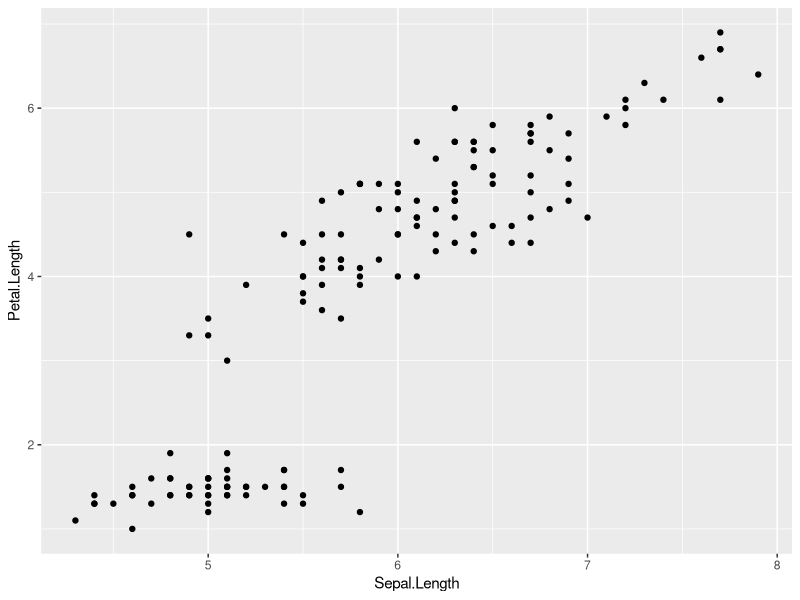
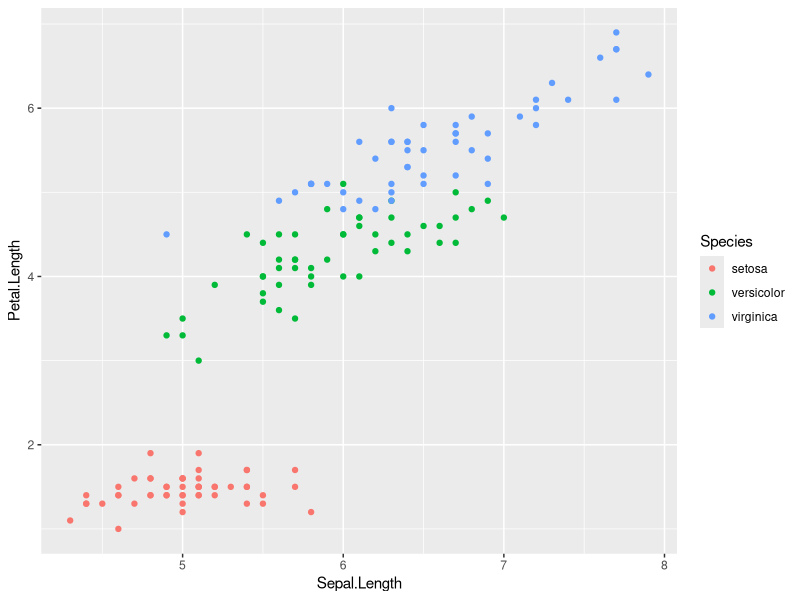
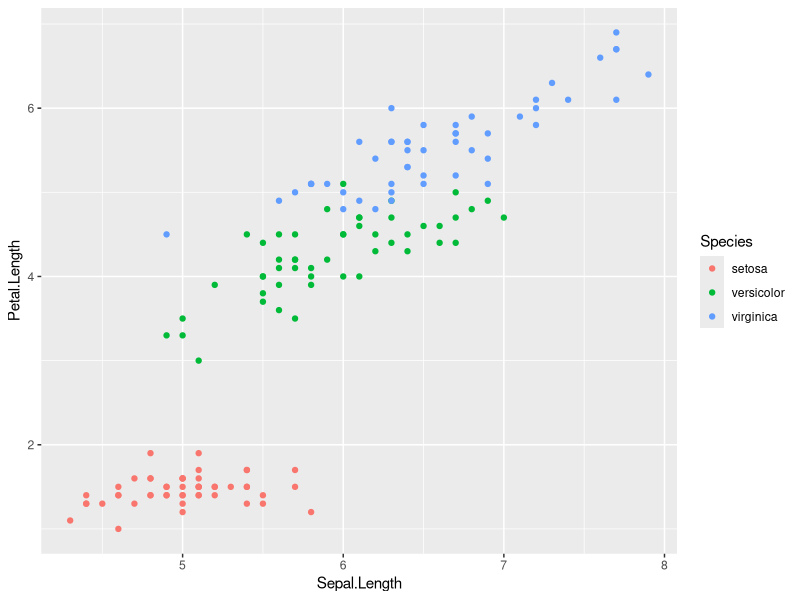
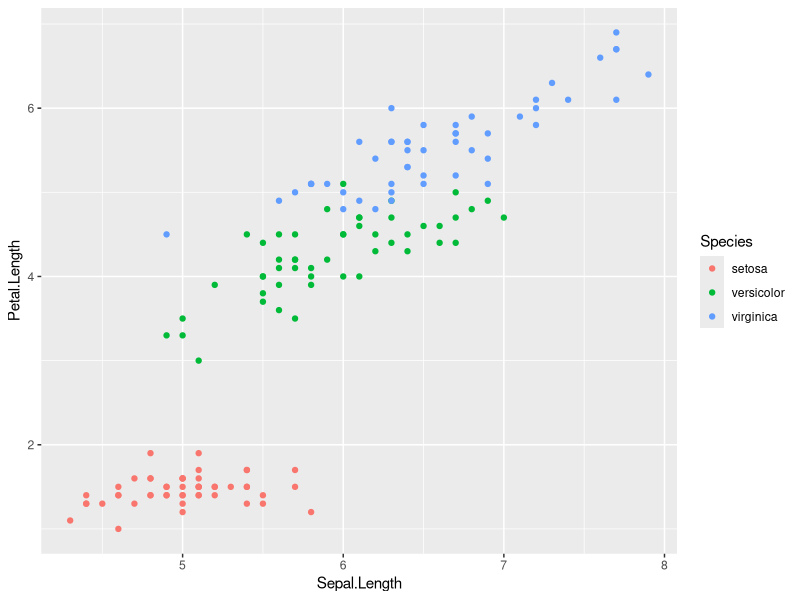
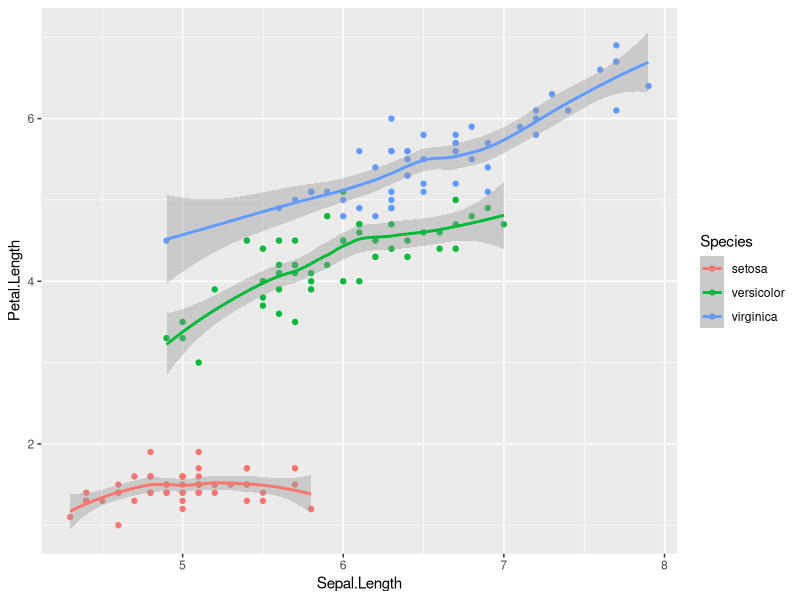
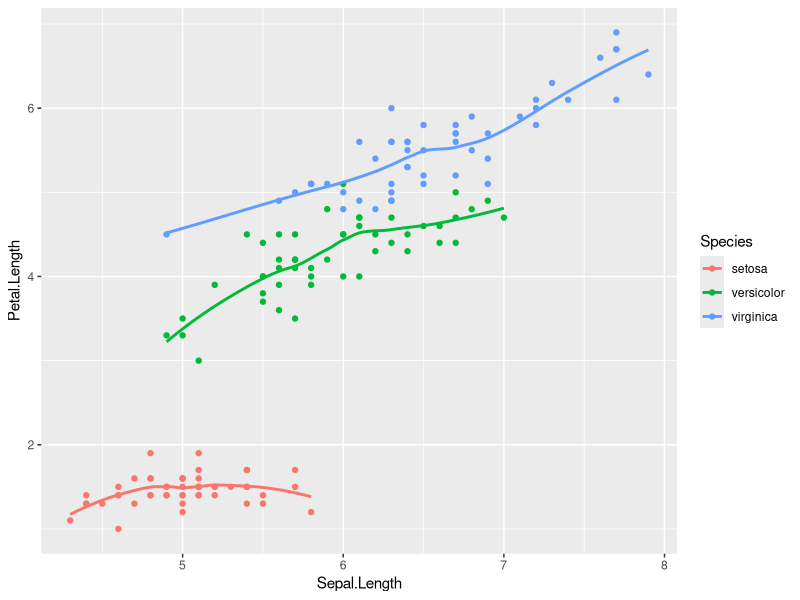
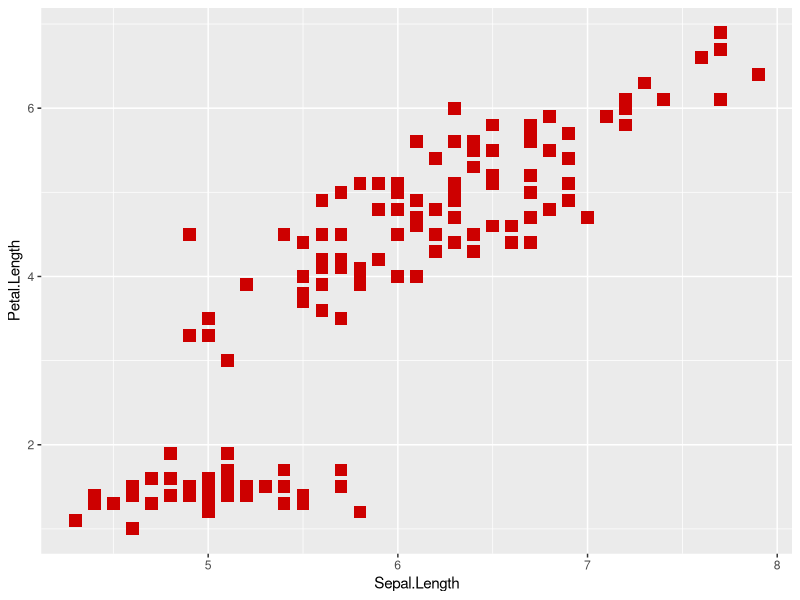
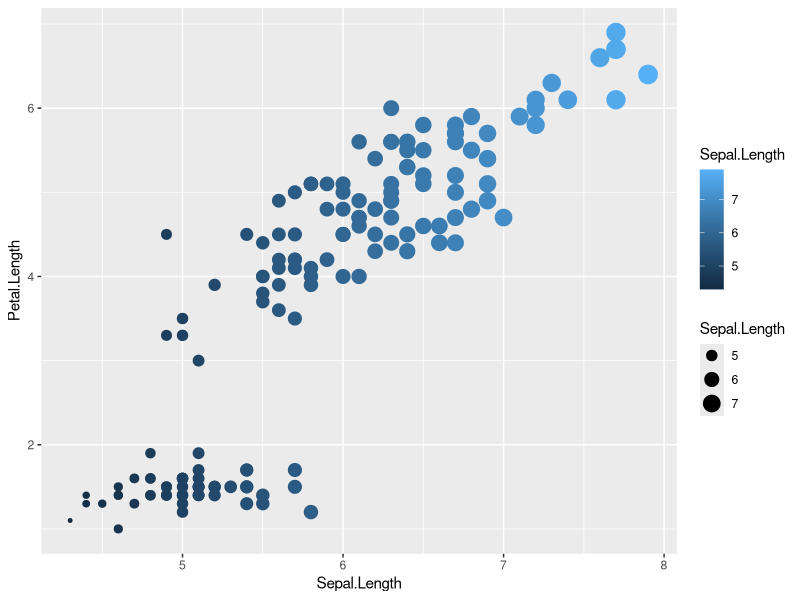

Write R code to recreate these figures, in order.
library(ggplot2)
library(RColorBrewer)
install.packages("viridis")
library(viridis)

getwd()
setwd("C:/Users/ahmed/Desktop/exerciseR")

# Load the dplyr package
library(dplyr)

# Read the iris.txt file (if it's in the current directory)
Iris <- read.table("iris.txt")

# If the file is not in the current directory, provide the correct path

# Select the columns Sepal.Length and Petal.Length
iris_length <- Iris %>% select(Sepal.Length, Petal.Length)

# Show the first rows of iris_length
head(iris_length)


#Let’s use basic layers to plot Petal.Length vs. Sepal.Length. 
#With ggplot2, “aes()” specifies aesthetics for x and y-axis, 
#and “geom_point()” generates a scatterplo
ggplot(data = iris,aes(x = Sepal.Length, y = Petal.Length)) + 
  geom_point()

#Using the same previous plot options, let’s color the points according to the Species
ggplot(data = iris, aes(x = Sepal.Length, y = Petal.Length, color = Species)) + 
  geom_point()

#There are other possible shorter ways for generating this same output
ggplot(iris, aes(Sepal.Length, Petal.Length, color = Species)) + 
  geom_point()

#It is possible to create a variable with your base aesthetics and 
#then simply call it to apply other layers.
#The following will create the same output as the previous graph
key <- ggplot(data = iris, aes(x = Sepal.Length, 
                               y = Petal.Length, , 
                               color = Species))
key + geom_point()

#Different geometries can also be used to complement each other. 
#Here “geom_smooth()” adds a trend line and area to the points
key + geom_point() + geom_smooth()

#You should have noticed how geometries are here added with default options.
#Each has a set of options, such as removing the trend area in the following with se=FALSE
key + geom_point() + geom_smooth(se=FALSE)

#You can easily change the points size, shape and colour from “geom_point()” options,
#but see how it affects the display: if you force one colour, you will not have any more colors by Species,
#even if they are required in the key variable
key + geom_point(size=4, shape=15, color="red3")

#Or the size, shape and color as dependent now on Sepal.Length values from aes
ggplot(data = iris, aes(x = Sepal.Length, y = Petal.Length, 
                        color = Sepal.Length, size = Sepal.Length)) + geom_point()

#Remember that we are only covering here the “ggplot()” usage, but other possibilities
#exist to generate the same output as in Step 6 of this Article, such as “qplot()” 
#which is used to generate quick plots with ggplot2
qplot(Sepal.Length, Petal.Length, data = iris, color = 
        factor(Species)) + 
  geom_point() + 
  geom_smooth(se=FALSE)

#Generating different plots will require different geometries:

#Boxplot with default options
ggplot(data = iris, aes(x = Sepal.Length, y = Petal.Length, 
                        color = Species)) + geom_boxplot()

#Bar plot with default options
ggplot(data=Iris,aes(x=Sepal.Length)) + geom_bar()

#Or more complex ones even with default options such as Density plot
ggplot(data=Iris,aes(x=Sepal.Length, y = Petal.Length)) + 
  geom_density_2d_filled()


#An important thing to remember is that each plotting functions 
#comes with its own set of option, that might not work for other functions.
#Let’s see how to generate and modify histograms

#Default options
ggplot(data=Iris,aes(x=Sepal.Length)) + geom_histogram()

#Filling histogram colurs by Species. 
#Note how calling the colour option is different here
ggplot(data=Iris, aes(x=Sepal.Length,fill=Species)) + 
  geom_histogram()

#Use binwidth option with histograms
ggplot(data=Iris,aes(x=Sepal.Length,fill=Species)) + 
  geom_histogram(binwidth = 0.05)

#Now that we learned how to choose our data, and apply layers of aesthetics
#and geometries, let’s explore other possible layers of information such as facets and scales

#This is a list of convenient packages to use with ggplot2
library(ggplot2)
library(RColorBrewer)
library(viridis)
install.packages("ggsci")
library(ggsci)

#Here is an example of how to facet the output by Species, using “facet_wrap()”, 
#that requires the facets argument to be specified, i.e. here the Specie
key <- ggplot(data = iris,aes( x= Sepal.Length,y = 
                                 Petal.Length, color = Species))
key + geom_point() + geom_smooth(se=FALSE) + 
  facet_wrap(~Species)

#Other arguments with “facet_wrap()” give the possibility of fitting the y-axis scales to
#the values in order to optimize the output
key + geom_point() + geom_smooth(se=FALSE) + 
  facet_wrap(~Species, scale='free_y')

#It is also possible to plot discrete variables using “scale_x_discrete()” or “scale_y_discrete()”

#To set x-axis limits using “scale_x_continuous()” with limits option
key + geom_point() + geom_smooth(se=FALSE) + 
  facet_wrap(~Species, scale='free_y') + 
  scale_x_continuous(limits = c(1, 10))

#To reverse the x-axis using “scale_x_reverse()”
key + geom_point() + geom_smooth(se=FALSE) + 
  facet_wrap(~Species, scale='free_y') + 
  scale_x_reverse()+ 
  scale_x_continuous(limits = c(1, 10))

#Scales for colours, sizes and shapes
#Scales can be manually set by choosing specific colours, sizes and shapes
key + geom_point() + geom_smooth(se=FALSE) + 
  facet_wrap(~Species, scale='free_y') + 
  scale_shape_manual(values=c(3, 16, 17)) +
  scale_size_manual(values=c(2,3,4)) + 
  scale_color_manual(values=c('#669999','#a3c2c2', '#b30059'))

#Scales can be set using existing colour palettes from the RColorBrewer package
key + geom_point() + geom_smooth(se=FALSE) + 
  facet_wrap(~Species, scale='free_y') + 
  scale_color_brewer(palette="RdYlBu")

#RColorBrewer palettes can be consulted with
display.brewer.all()

#Scales can use different options with other color palettes from the viridis package
new_key <- key + geom_point(aes(color = Species)) + 
  geom_smooth(aes(color = Species, fill = Species), method = "lm") + 
  facet_wrap(~Species, scale='free_y')

new_key + scale_shape_manual(values=c(3, 16, 17)) +
  scale_size_manual(values=c(2,3,4)) + 
  scale_color_viridis(discrete = TRUE, option = "D") + 
  scale_fill_viridis(discrete = TRUE)

new_key + scale_color_tron() + scale_fill_tron()

#The particular case of missing values

#Missing values (NA) can exist in any data set, and need to be taken into account when plotting data.
#Let’s use this very simple data frame containing NA values

#Plotting with default colors in ggplot2. By default, a grey colour will be used for NA
df_test <- data.frame(x = 1:10, y = 1:10, 
                      z = c(1, 2, 3, NA, 5, 6, 7, NA, 8, NA))
plot_test <- ggplot(df_test, aes(x, y)) + 
  geom_tile(aes(fill = z), size = 10)
plot_test

#We can ask to have no colour of NA values
plot_test + scale_fill_gradient(na.value = NA)

#Or color NA values in a chosen colour, such as “red3” here
plot_test + scale_fill_gradient(na.value = "red3")

#Or use another colour palette, instead of default ggplot2 colours, 
#and you will still be able to specify the NA values. Because we need 
#many colors in this palette we use “scale_fill_gradientn()” instead of “scale_fill_gradient()”
plot_test + scale_fill_gradientn(colours = viridis(7), na.value = "white")




